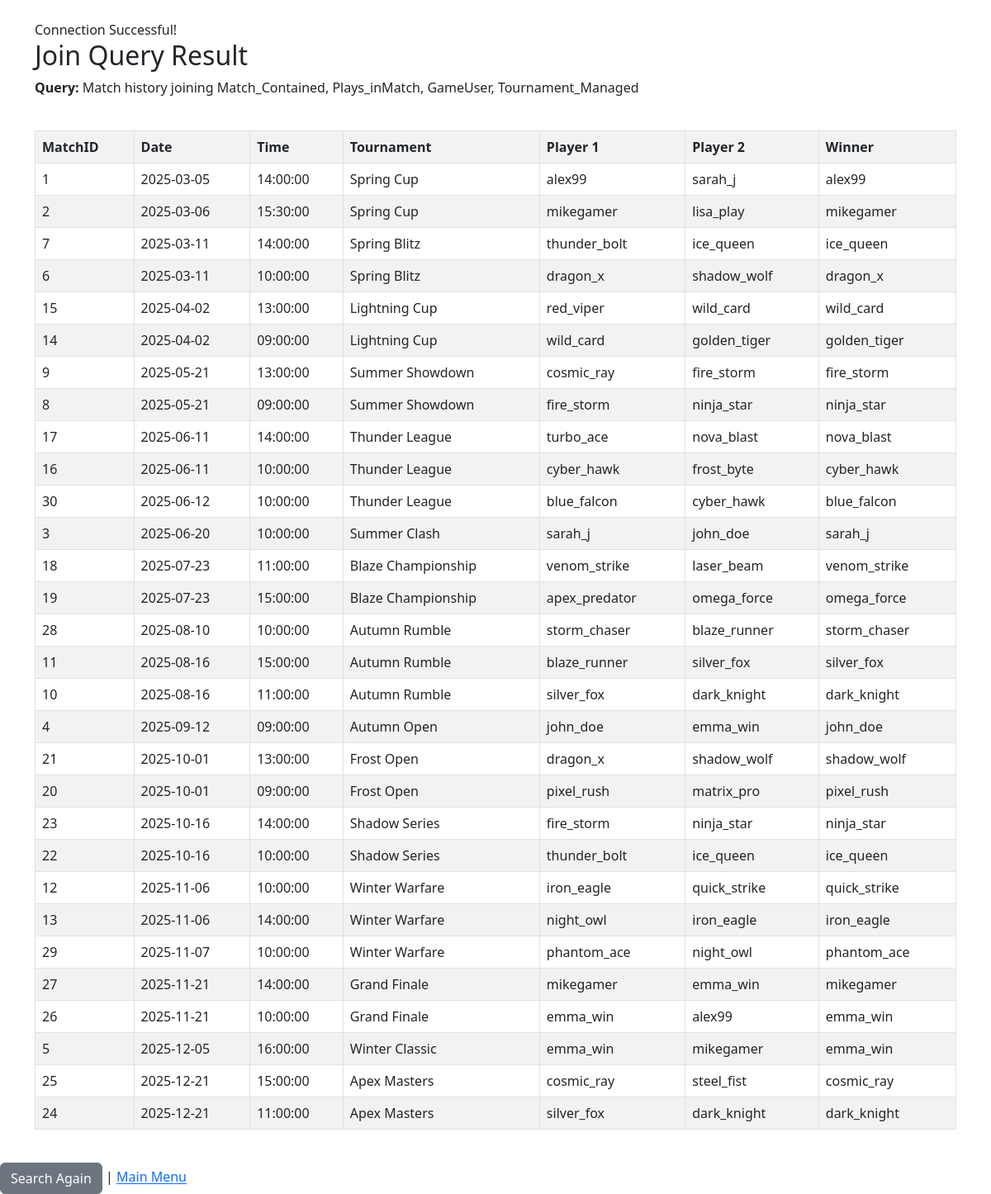
The page /CPSC2221_final/queries/join.php on the database its author committed.
### tables this page shows
CREATE TABLE Match_Contained (
    MatchID INT PRIMARY KEY,
    Match_Date DATE DEFAULT (CURRENT_DATE),
    Match_Time TIME DEFAULT (CURRENT_TIME),
    Winner_ID INT,
    TournamentID INT,  
    FOREIGN KEY (TournamentID) REFERENCES Tournament_Managed(TournamentID)
        ON DELETE CASCADE
        ON UPDATE CASCADE,
    FOREIGN KEY (Winner_ID) REFERENCES Player(PlayerID)
        ON DELETE CASCADE
        ON UPDATE CASCADE
);

CREATE TABLE Tournament_Managed (
    TournamentID INT PRIMARY KEY,
    Name VARCHAR(50) UNIQUE NOT NULL,
    Difficulty INT,
    StartDate DATE,
    ManagerID INT NOT NULL,
    SupervisorID INT NOT NULL,
    FOREIGN KEY (Difficulty) REFERENCES PrizeMoney(Difficulty)
        ON DELETE SET NULL
        ON UPDATE CASCADE,
    FOREIGN KEY (SupervisorID) REFERENCES Admin(AdminID)
        ON DELETE CASCADE
        ON UPDATE CASCADE,
    FOREIGN KEY (ManagerID) REFERENCES TournamentManager(ManagerID)
        ON DELETE CASCADE
        ON UPDATE CASCADE
);

CREATE TABLE GameUser (
    UserID INT PRIMARY KEY,
    Username VARCHAR(40) UNIQUE NOT NULL,
    Email VARCHAR(50) UNIQUE NOT NULL,
    Password VARCHAR(40) NOT NULL
);

### CPSC2221_final/queries/join.php (the view, shortened to what this page needs)
<?php
$servername = "localhost";
$username   = "root";
$password   = "";
$database   = "tictactoe";
$TournamentID = $_POST['TournamentID'];
$conn = new mysqli($servername, $username, $password, $database);
if ($conn->connect_error) {
	die("Connection failed: " . $conn->connect_error);
} else {
	echo "<link rel='stylesheet' href='https://cdn.jsdelivr.net/npm/bootstrap@5.3.0/dist/css/bootstrap.min.css'>";
	echo "<div class='container mt-4'>";
	echo "Connection Successful! <br>";
}
if (empty($TournamentID)) {
	$query = "SELECT mc.MatchID, mc.Match_Date, mc.Match_Time,
	                 u1.Username AS Player1, u2.Username AS Player2,
	                 u3.Username AS Winner, tm.Name AS Tournament
	          FROM Match_Contained mc
	          JOIN Plays_inMatch pm ON mc.MatchID = pm.MatchID
	          JOIN GameUser u1 ON pm.Player1_ID = u1.UserID
	          JOIN GameUser u2 ON pm.Player2_ID = u2.UserID
	          LEFT JOIN GameUser u3 ON mc.Winner_ID = u3.UserID
	          JOIN Tournament_Managed tm ON mc.TournamentID = tm.TournamentID
	          ORDER BY mc.Match_Date";
}
echo "<h2>Join Query Result</h2>";
echo "<b>Query: </b> Match history joining Match_Contained, Plays_inMatch, GameUser, Tournament_Managed <br><br>";
$result = $conn->query($query);
if ($result->num_rows > 0) {
	echo "<table class='table table-bordered table-striped mt-3'>";
	echo "<tr><th>MatchID</th><th>Date</th><th>Time</th><th>Tournament</th><th>Player 1</th><th>Player 2</th><th>Winner</th></tr>";
	while ($row = $result->fetch_assoc()) {
		echo "<tr>
			<td>" . $row["MatchID"] . "</td>
			<td>" . $row["Match_Date"] . "</td>
			<td>" . $row["Match_Time"] . "</td>
			<td>" . $row["Tournament"] . "</td>
			<td>" . $row["Player1"] . "</td>
			<td>" . $row["Player2"] . "</td>
			<td>" . ($row["Winner"] ?? "No winner yet") . "</td>
		</tr>";
	}
	echo "</table>";
} else {
	echo "0 results found.";
}
echo "</div><br><a class='btn btn-secondary' href='join.html'>Search Again</a> | <a href='../index.php'>Main Menu</a>";
?>

### rows shown on the page
match_contained: MatchID "1", Match_Date "2025-03-05", Match_Time "14:00:00", TournamentID.Name "Spring Cup", gameuser.Username "alex99", gameuser.Username "sarah_j"
match_contained: MatchID "2", Match_Date "2025-03-06", Match_Time "15:30:00", TournamentID.Name "Spring Cup", gameuser.Username "mikegamer", gameuser.Username "lisa_play"
match_contained: MatchID "7", Match_Date "2025-03-11", Match_Time "14:00:00", TournamentID.Name "Spring Blitz", gameuser.Username "thunder_bolt", gameuser.Username "ice_queen"
match_contained: MatchID "6", Match_Date "2025-03-11", Match_Time "10:00:00", TournamentID.Name "Spring Blitz", gameuser.Username "dragon_x", gameuser.Username "shadow_wolf"
match_contained: MatchID "15", Match_Date "2025-04-02", Match_Time "13:00:00", TournamentID.Name "Lightning Cup", gameuser.Username "red_viper", gameuser.Username "wild_card"
match_contained: MatchID "14", Match_Date "2025-04-02", Match_Time "09:00:00", TournamentID.Name "Lightning Cup", gameuser.Username "wild_card", gameuser.Username "golden_tiger"
match_contained: MatchID "9", Match_Date "2025-05-21", Match_Time "13:00:00", TournamentID.Name "Summer Showdown", gameuser.Username "cosmic_ray", gameuser.Username "fire_storm"
match_contained: MatchID "8", Match_Date "2025-05-21", Match_Time "09:00:00", TournamentID.Name "Summer Showdown", gameuser.Username "fire_storm", gameuser.Username "ninja_star"
match_contained: MatchID "17", Match_Date "2025-06-11", Match_Time "14:00:00", TournamentID.Name "Thunder League", gameuser.Username "turbo_ace", gameuser.Username "nova_blast"
match_contained: MatchID "16", Match_Date "2025-06-11", Match_Time "10:00:00", TournamentID.Name "Thunder League", gameuser.Username "cyber_hawk", gameuser.Username "frost_byte"
match_contained: MatchID "30", Match_Date "2025-06-12", Match_Time "10:00:00", TournamentID.Name "Thunder League", gameuser.Username "blue_falcon", gameuser.Username "cyber_hawk"
match_contained: MatchID "3", Match_Date "2025-06-20", Match_Time "10:00:00", TournamentID.Name "Summer Clash", gameuser.Username "sarah_j", gameuser.Username "john_doe"
match_contained: MatchID "18", Match_Date "2025-07-23", Match_Time "11:00:00", TournamentID.Name "Blaze Championship", gameuser.Username "venom_strike", gameuser.Username "laser_beam"
match_contained: MatchID "19", Match_Date "2025-07-23", Match_Time "15:00:00", TournamentID.Name "Blaze Championship", gameuser.Username "apex_predator", gameuser.Username "omega_force"
match_contained: MatchID "28", Match_Date "2025-08-10", Match_Time "10:00:00", TournamentID.Name "Autumn Rumble", gameuser.Username "storm_chaser", gameuser.Username "blaze_runner"
match_contained: MatchID "11", Match_Date "2025-08-16", Match_Time "15:00:00", TournamentID.Name "Autumn Rumble", gameuser.Username "blaze_runner", gameuser.Username "silver_fox"
match_contained: MatchID "10", Match_Date "2025-08-16", Match_Time "11:00:00", TournamentID.Name "Autumn Rumble", gameuser.Username "silver_fox", gameuser.Username "dark_knight"
match_contained: MatchID "4", Match_Date "2025-09-12", Match_Time "09:00:00", TournamentID.Name "Autumn Open", gameuser.Username "john_doe", gameuser.Username "emma_win"
match_contained: MatchID "21", Match_Date "2025-10-01", Match_Time "13:00:00", TournamentID.Name "Frost Open", gameuser.Username "dragon_x", gameuser.Username "shadow_wolf"
match_contained: MatchID "20", Match_Date "2025-10-01", Match_Time "09:00:00", TournamentID.Name "Frost Open", gameuser.Username "pixel_rush", gameuser.Username "matrix_pro"
match_contained: MatchID "23", Match_Date "2025-10-16", Match_Time "14:00:00", TournamentID.Name "Shadow Series", gameuser.Username "fire_storm", gameuser.Username "ninja_star"
match_contained: MatchID "22", Match_Date "2025-10-16", Match_Time "10:00:00", TournamentID.Name "Shadow Series", gameuser.Username "thunder_bolt", gameuser.Username "ice_queen"
match_contained: MatchID "12", Match_Date "2025-11-06", Match_Time "10:00:00", TournamentID.Name "Winter Warfare", gameuser.Username "iron_eagle", gameuser.Username "quick_strike"
match_contained: MatchID "13", Match_Date "2025-11-06", Match_Time "14:00:00", TournamentID.Name "Winter Warfare", gameuser.Username "night_owl", gameuser.Username "iron_eagle"
match_contained: MatchID "29", Match_Date "2025-11-07", Match_Time "10:00:00", TournamentID.Name "Winter Warfare", gameuser.Username "phantom_ace", gameuser.Username "night_owl"
match_contained: MatchID "27", Match_Date "2025-11-21", Match_Time "14:00:00", TournamentID.Name "Grand Finale", gameuser.Username "mikegamer", gameuser.Username "emma_win"
match_contained: MatchID "26", Match_Date "2025-11-21", Match_Time "10:00:00", TournamentID.Name "Grand Finale", gameuser.Username "emma_win", gameuser.Username "alex99"
match_contained: MatchID "5", Match_Date "2025-12-05", Match_Time "16:00:00", TournamentID.Name "Winter Classic", gameuser.Username "emma_win", gameuser.Username "mikegamer"
match_contained: MatchID "25", Match_Date "2025-12-21", Match_Time "15:00:00", TournamentID.Name "Apex Masters", gameuser.Username "cosmic_ray", gameuser.Username "steel_fist"
match_contained: MatchID "24", Match_Date "2025-12-21", Match_Time "11:00:00", TournamentID.Name "Apex Masters", gameuser.Username "silver_fox", gameuser.Username "dark_knight"
